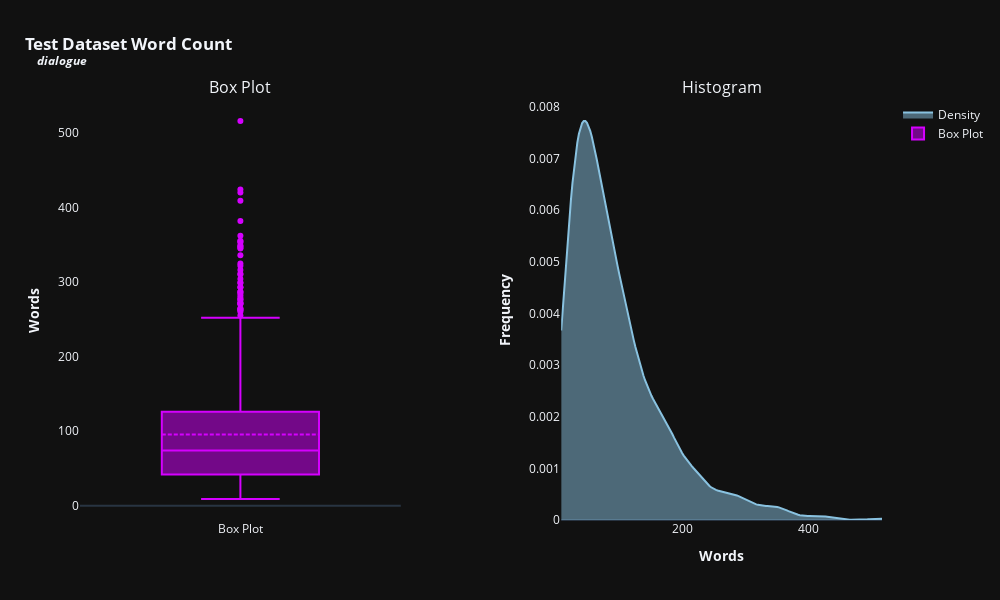
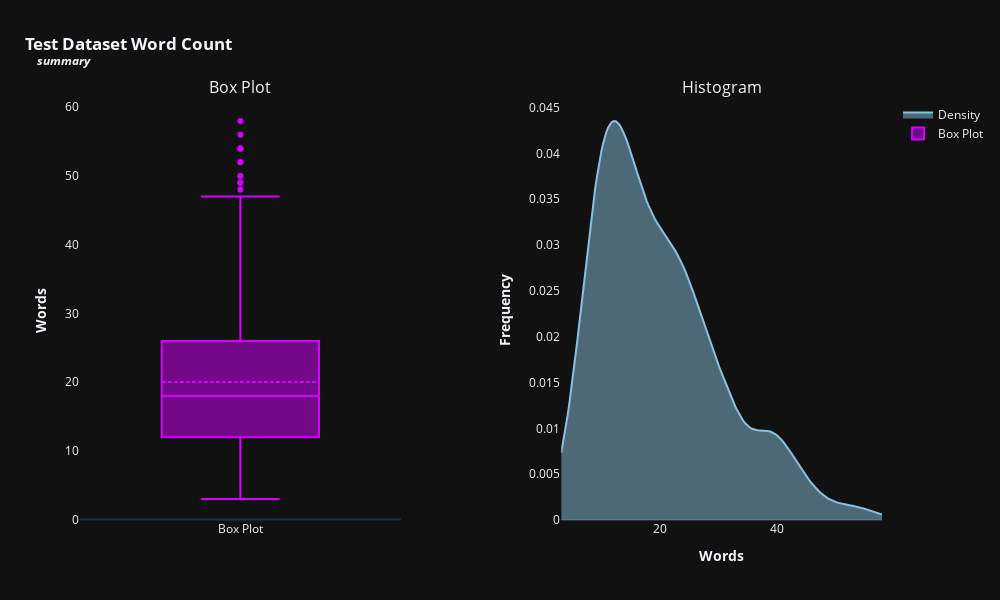

Notebook code for these charts, in order:
### Code cell
from sklearn.feature_extraction.text import TfidfVectorizer
import pandas as pd
import seaborn as sns
import matplotlib.pyplot as plt

# Assuming you have imported histogram_boxplot function

# Create TF-IDF vectorizer
vectorizer = TfidfVectorizer(max_features=15, stop_words='english', ngram_range=(3, 3))

# Fit the vectorizer and transform your text data
tfidf_matrix = vectorizer.fit_transform(test['dialogue'])

# Convert TF-IDF matrix to DataFrame
tfidf_df = pd.DataFrame(tfidf_matrix.toarray(), columns=vectorizer.get_feature_names_out())

# Compute the length of text features
df_text_length = pd.DataFrame()
for feat in categorical_features:
    df_text_length[feat] = test[feat].apply(lambda x: len(str(x).split()))

# Plot histogram and boxplot of text lengths
histogram_boxplot(df_text_length, '#89c2e0', '#d500ff', 600, 1000, True, 'Test Dataset')

# Calculate correlation matrix
correlation_matrix = df_text_length.corr()

# Plot correlation heatmap
plt.figure(figsize=(10, 8))
sns.heatmap(correlation_matrix, annot=True, cmap='coolwarm', fmt=".2f")
plt.title('Correlation between text features')
plt.show()

### Figure 1 — Plotly figure (JSON) as saved in the notebook; plotly's stock layout.template omitted (floating-point values rounded to 4 significant figures; data arrays with more than 128 entries replaced by an {"elided": "..."} marker saying what was removed)
{"data": [{"fill": "tozeroy", "line": {"color": "#89c2e0"}, "mode": "lines", "name": "Density", "x": {"elided": "200 float values"}, "y": {"elided": "200 float values"}, "type": "scatter", "xaxis": "x2", "yaxis": "y2"}, {"boxmean": true, "line": {"color": "#d500ff"}, "name": "Box Plot", "y": {"elided": "819 int values"}, "type": "box", "xaxis": "x", "yaxis": "y"}], "layout": {"xaxis": {"anchor": "y", "domain": [0, 0.4], "title": {"text": ""}, "showgrid": false}, "yaxis": {"anchor": "x", "domain": [0, 1], "title": {"text": "<b>Words</b>"}, "showgrid": false}, "xaxis2": {"anchor": "y2", "domain": [0.6, 1], "title": {"text": "<b>Words</b>"}, "showgrid": false}, "yaxis2": {"anchor": "x2", "domain": [0, 1], "title": {"text": "<b>Frequency</b>"}, "showgrid": false}, "annotations": [{"font": {"size": 16}, "showarrow": false, "text": "Box Plot", "x": 0.2, "xanchor": "center", "xref": "paper", "y": 1, "yanchor": "bottom", "yref": "paper"}, {"font": {"size": 16}, "showarrow": false, "text": "Histogram", "x": 0.8, "xanchor": "center", "xref": "paper", "y": 1, "yanchor": "bottom", "yref": "paper"}], "title": {"text": "<b>Test Dataset Word Count<br><sup><i>&nbsp;&nbsp;&nbsp;&nbsp;dialogue</i></sup></b>", "x": 0.025, "xanchor": "left"}, "margin": {"t": 100}, "showlegend": true, "height": 600, "width": 1000}}

### Figure 2 — Plotly figure (JSON) as saved in the notebook; plotly's stock layout.template omitted (floating-point values rounded to 4 significant figures; data arrays with more than 128 entries replaced by an {"elided": "..."} marker saying what was removed)
{"data": [{"fill": "tozeroy", "line": {"color": "#89c2e0"}, "mode": "lines", "name": "Density", "x": {"elided": "200 float values"}, "y": {"elided": "200 float values"}, "type": "scatter", "xaxis": "x2", "yaxis": "y2"}, {"boxmean": true, "line": {"color": "#d500ff"}, "name": "Box Plot", "y": {"elided": "819 int values"}, "type": "box", "xaxis": "x", "yaxis": "y"}], "layout": {"xaxis": {"anchor": "y", "domain": [0, 0.4], "title": {"text": ""}, "showgrid": false}, "yaxis": {"anchor": "x", "domain": [0, 1], "title": {"text": "<b>Words</b>"}, "showgrid": false}, "xaxis2": {"anchor": "y2", "domain": [0.6, 1], "title": {"text": "<b>Words</b>"}, "showgrid": false}, "yaxis2": {"anchor": "x2", "domain": [0, 1], "title": {"text": "<b>Frequency</b>"}, "showgrid": false}, "annotations": [{"font": {"size": 16}, "showarrow": false, "text": "Box Plot", "x": 0.2, "xanchor": "center", "xref": "paper", "y": 1, "yanchor": "bottom", "yref": "paper"}, {"font": {"size": 16}, "showarrow": false, "text": "Histogram", "x": 0.8, "xanchor": "center", "xref": "paper", "y": 1, "yanchor": "bottom", "yref": "paper"}], "title": {"text": "<b>Test Dataset Word Count<br><sup><i>&nbsp;&nbsp;&nbsp;&nbsp;summary</i></sup></b>", "x": 0.025, "xanchor": "left"}, "margin": {"t": 100}, "showlegend": true, "height": 600, "width": 1000}}
